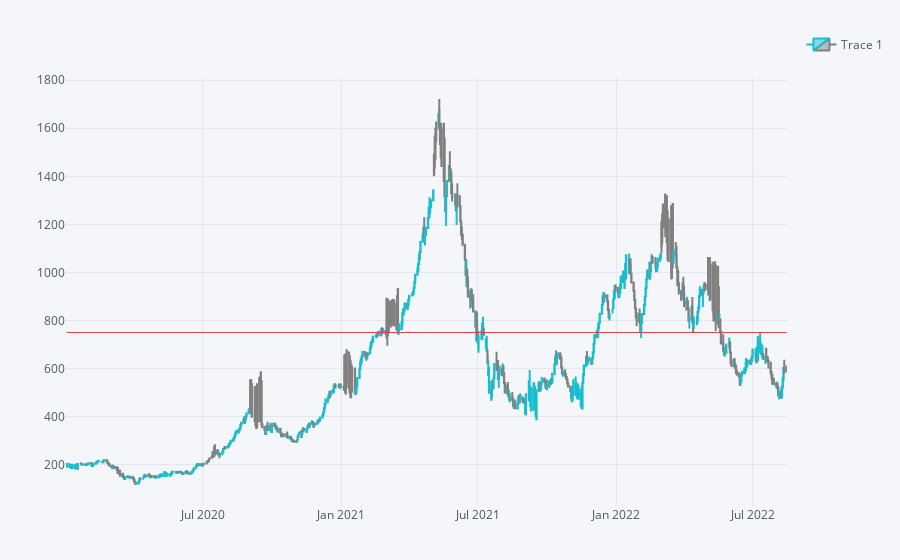

Notebook cell for this chart:
### Code cell
qf = cf.QuantFig(df = Lumber_OHLCVI.sort_index(ascending=True).iloc[:,:-1].loc["2020":"2022"])
qf.add_resistance(date='2022-07-11')
qf.iplot()

### Figure 1 — Plotly figure (JSON) as saved in the notebook; plotly's stock layout.template omitted (floating-point values rounded to 4 significant figures; data arrays with more than 128 entries replaced by an {"elided": "..."} marker saying what was removed)
{"data": [{"close": {"elided": "661 float values"}, "decreasing": {"line": {"color": "#808080"}}, "high": {"elided": "661 float values"}, "increasing": {"line": {"color": "#17BECF"}}, "low": {"elided": "661 float values"}, "name": "Trace 1", "open": {"elided": "661 float values"}, "showlegend": true, "type": "candlestick", "x": {"elided": "661 str values"}, "yaxis": "y2"}], "layout": {"legend": {"bgcolor": "#F5F6F9", "font": {"color": "#4D5663"}}, "margin": {"b": 30, "l": 30, "r": 30, "t": 30}, "paper_bgcolor": "#F5F6F9", "plot_bgcolor": "#F5F6F9", "shapes": [{"line": {"color": "#db4052", "dash": "solid", "width": 1}, "type": "line", "x0": "2020-01-02", "x1": "2022-08-15", "xref": "x", "y0": 749.5, "y1": 749.5, "yref": "y2"}], "showlegend": true, "title": {"font": {"color": "#4D5663"}}, "xaxis": {"anchor": "y2", "gridcolor": "#E1E5ED", "rangeselector": {"bgcolor": "rgba(150, 200, 250, 1)", "buttons": [{"count": 1, "label": "1m", "step": "month", "stepmode": "backward"}, {"count": 1, "label": "1y", "step": "year", "stepmode": "backward"}], "font": {"size": 13}, "visible": false, "x": 0, "y": 0.9}, "rangeslider": {"visible": false}, "showgrid": true, "tickfont": {"color": "#4D5663"}, "title": {"font": {"color": "#4D5663"}, "text": ""}, "zerolinecolor": "#E1E5ED"}, "yaxis": {"gridcolor": "#E1E5ED", "showgrid": true, "showticklabels": false, "tickfont": {"color": "#4D5663"}, "title": {"font": {"color": "#4D5663"}, "text": ""}, "zerolinecolor": "#E1E5ED"}, "yaxis2": {"domain": [0, 0.9], "gridcolor": "#E1E5ED", "showgrid": true, "tickfont": {"color": "#4D5663"}, "title": {"font": {"color": "#4D5663"}, "text": ""}, "zerolinecolor": "#E1E5ED"}}}
